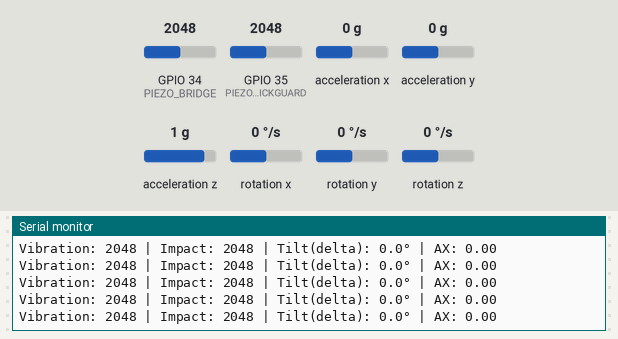
The sketch below on a simulated ESP32. Parts: the last lines printed to the serial monitor. Wiring (inferred from the names in the program): MPU-6050 motion sensor at I2C address 0x68. Inputs (shaded band) come from the test bench; at power-on: acceleration x 0 g, GPIO 34 (PIEZO_BRIDGE) = 2048, GPIO 35 (PIEZO_PICKGUARD) = 2048, acceleration y 0 g, acceleration z 1 g, rotation x 0 °/s, rotation y 0 °/s, rotation z 0 °/s (analog values on the 0–4095 scale). WiFi joins after 1.5 s; servers stay silent unless stated; random numbers use the default seed unless the sketch sets one; no MQTT or app messages arrive unless stated.

Above: at 4.2 s.
4.3 s: acceleration x set to -1.4 g
At 4.33 s:
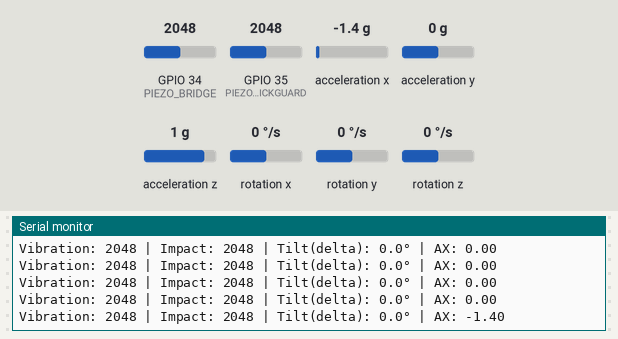
5.8 s: GPIO 34 (PIEZO_BRIDGE) set to 2866
At 5.87 s:
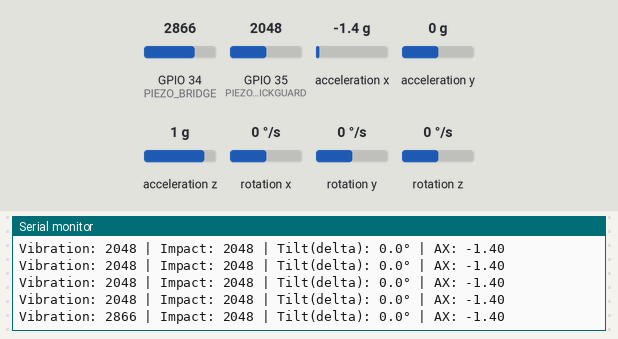
7.3 s: GPIO 35 (PIEZO_PICKGUARD) set to 2866
At 7.31 s:
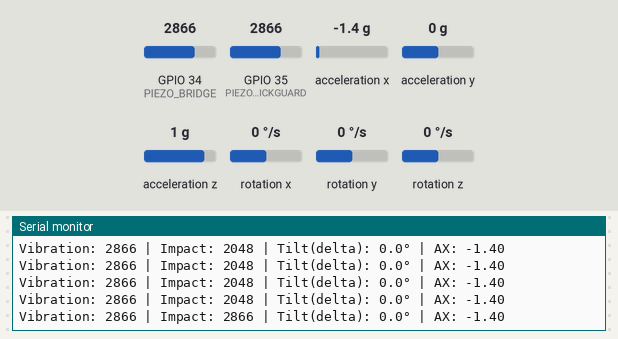
8.8 s: acceleration y set to -1.4 g
At 8.85 s:
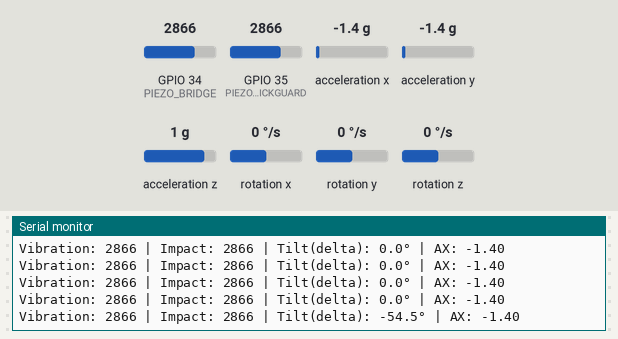
10.3 s: acceleration z set to -1.4 g
At 10.39 s:
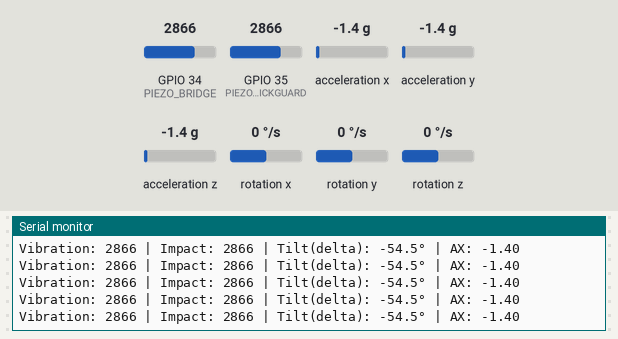
11.8 s: GPIO 34 (PIEZO_BRIDGE) set to 3972
At 11.83 s:
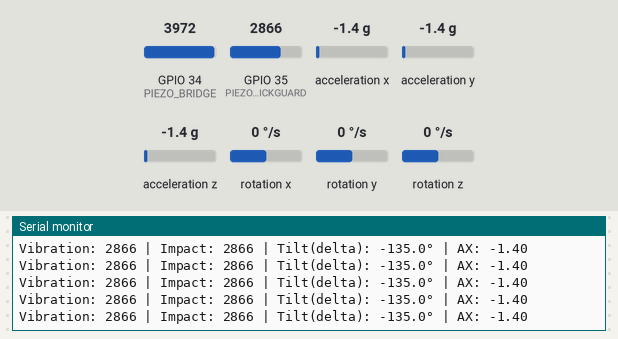
Timing chart, 0 to 14.3 s (numbered marks = the images above; inputs shaded):
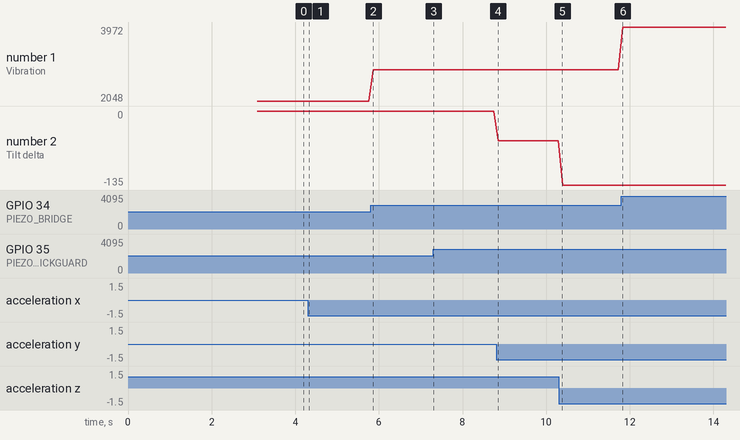

Measured:
- after the input at 4.3 s, the serial monitor: prints a new line at once (image 1)
- after the input at 5.8 s, the serial monitor: prints a new line after 0.07 s (image 2)
- after the input at 7.3 s, the serial monitor: prints a new line at once (image 3)
- after the input at 8.8 s, the serial monitor: prints a new line after 0.05 s (image 4)
- plotted number 1: 2048 → 2866 after the input at 5.8 s, 2866 → 3972 after the input at 11.8 s
- plotted number 2: 0 → -54.5 after the input at 8.8 s, -54.5 → -135 after the input at 10.3 s

The sketch:

esp32_firmware.ino
```cpp
#include <Wire.h>
#include <WiFi.h>
#include <PubSubClient.h>
#include <ArduinoJson.h>

// ─── WiFi & MQTT Config ────────────────────────────────────────
const char* ssid       = "xxxx";
const char* password   = "xxxx";
const char* mqtt_server = "broker.hivemq.com";  // Free public broker
const int   mqtt_port   = 1883;
const char* mqtt_topic  = "guitar/sensors";

// ─── Pin Definitions ──────────────────────────────────────────
#define PIEZO_BRIDGE    34   // Piezo disc #1 — bridge (vibration)
#define PIEZO_PICKGUARD 35   // Piezo disc #2 — pick guard (impact)
#define MPU_SDA         21
#define MPU_SCL         22

// ─── MPU6050 Registers ────────────────────────────────────────
#define MPU6050_ADDR    0x68
#define PWR_MGMT_1      0x6B
#define ACCEL_XOUT_H    0x3B
#define GYRO_XOUT_H     0x43

WiFiClient   espClient;
PubSubClient client(espClient);

// ─── Tilt Calibration ─────────────────────────────────────────
float baselineTilt = 0.0;   // Set on first power-up in setup()

// ─── MPU6050 Init ─────────────────────────────────────────────
void initMPU6050() {
  Wire.beginTransmission(MPU6050_ADDR);
  Wire.write(PWR_MGMT_1);
  Wire.write(0x00);  // Wake up MPU6050
  Wire.endTransmission(true);
  Serial.println("MPU6050 initialized.");
}

// ─── Read MPU6050 ─────────────────────────────────────────────
void readMPU6050(float &ax, float &ay, float &az, float &gx, float &gy, float &gz) {
  Wire.beginTransmission(MPU6050_ADDR);
  Wire.write(ACCEL_XOUT_H);
  Wire.endTransmission(false);
  Wire.requestFrom(MPU6050_ADDR, 14, true);

  int16_t rawAx = Wire.read() << 8 | Wire.read();
  int16_t rawAy = Wire.read() << 8 | Wire.read();
  int16_t rawAz = Wire.read() << 8 | Wire.read();
  Wire.read(); Wire.read(); // skip temp
  int16_t rawGx = Wire.read() << 8 | Wire.read();
  int16_t rawGy = Wire.read() << 8 | Wire.read();
  int16_t rawGz = Wire.read() << 8 | Wire.read();

  ax = rawAx / 16384.0;  // ±2g range
  ay = rawAy / 16384.0;
  az = rawAz / 16384.0;
  gx = rawGx / 131.0;    // ±250°/s range
  gy = rawGy / 131.0;
  gz = rawGz / 131.0;
}

// ─── WiFi Connect ─────────────────────────────────────────────
void connectWiFi() {
  Serial.print("Connecting to WiFi");
  WiFi.begin(ssid, password);
  while (WiFi.status() != WL_CONNECTED) {
    delay(500);
    Serial.print(".");
  }
  Serial.println("\nWiFi connected. IP: " + WiFi.localIP().toString());
}

// ─── MQTT Connect ─────────────────────────────────────────────
void connectMQTT() {
  client.setServer(mqtt_server, mqtt_port);
  while (!client.connected()) {
    Serial.print("Connecting to MQTT...");
    String clientId = "GuitarSensor-" + String(random(0xffff), HEX);
    if (client.connect(clientId.c_str())) {
      Serial.println("connected.");
    } else {
      Serial.print("failed, rc=");
      Serial.println(client.state());
      delay(2000);
    }
  }
}

// ─── Setup ────────────────────────────────────────────────────
void setup() {
  Serial.begin(115200);
  Wire.begin(MPU_SDA, MPU_SCL);

  // Set analog resolution to 12-bit (0–4095)
  analogReadResolution(12);

  initMPU6050();

  // ── Tilt baseline calibration ──────────────────────────────
  // Average 20 readings at boot to set the zero-reference tilt
  Serial.println("Calibrating tilt baseline...");
  delay(500);  // Let MPU6050 settle
  float sumTilt = 0.0;
  const int CAL_SAMPLES = 20;
  for (int i = 0; i < CAL_SAMPLES; i++) {
    float ax, ay, az, gx, gy, gz;
    readMPU6050(ax, ay, az, gx, gy, gz);
    sumTilt += atan2(ay, az) * 180.0 / PI;
    delay(50);
  }
  baselineTilt = sumTilt / CAL_SAMPLES;
  Serial.printf("Baseline tilt set to: %.2f degrees\n", baselineTilt);
  // ─────────────────────────────────────────────────────────────

  connectWiFi();
  connectMQTT();

  Serial.println("Setup complete. Streaming sensor data...");
}

// ─── Loop ─────────────────────────────────────────────────────
void loop() {
  if (!client.connected()) connectMQTT();
  client.loop();

  // Read piezos
  int bridgeRaw    = analogRead(PIEZO_BRIDGE);
  int pickguardRaw = analogRead(PIEZO_PICKGUARD);

  // Read MPU6050
  float ax, ay, az, gx, gy, gz;
  readMPU6050(ax, ay, az, gx, gy, gz);

  // Calculate tilt as DELTA from the power-on baseline (always starts at 0°)
  float rawTilt   = atan2(ay, az) * 180.0 / PI;
  float tiltAngle = rawTilt - baselineTilt;

  // Build JSON payload
  StaticJsonDocument<256> doc;
  doc["ts"]          = millis();
  doc["vibration"]   = bridgeRaw;      // String resonance
  doc["impact"]      = pickguardRaw;   // Strumming force
  doc["tilt"]        = tiltAngle;      // Neck angle in degrees
  doc["accel_x"]     = ax;
  doc["accel_y"]     = ay;
  doc["accel_z"]     = az;
  doc["gyro_x"]      = gx;

  char payload[256];
  serializeJson(doc, payload);

  // Publish to MQTT
  client.publish(mqtt_topic, payload);

  // Serial monitor output (tilt is relative to boot position)
  Serial.printf("Vibration: %d | Impact: %d | Tilt(delta): %.1f° | AX: %.2f\n",
                bridgeRaw, pickguardRaw, tiltAngle, ax);

  delay(100);  // 10 readings per second
}
```
